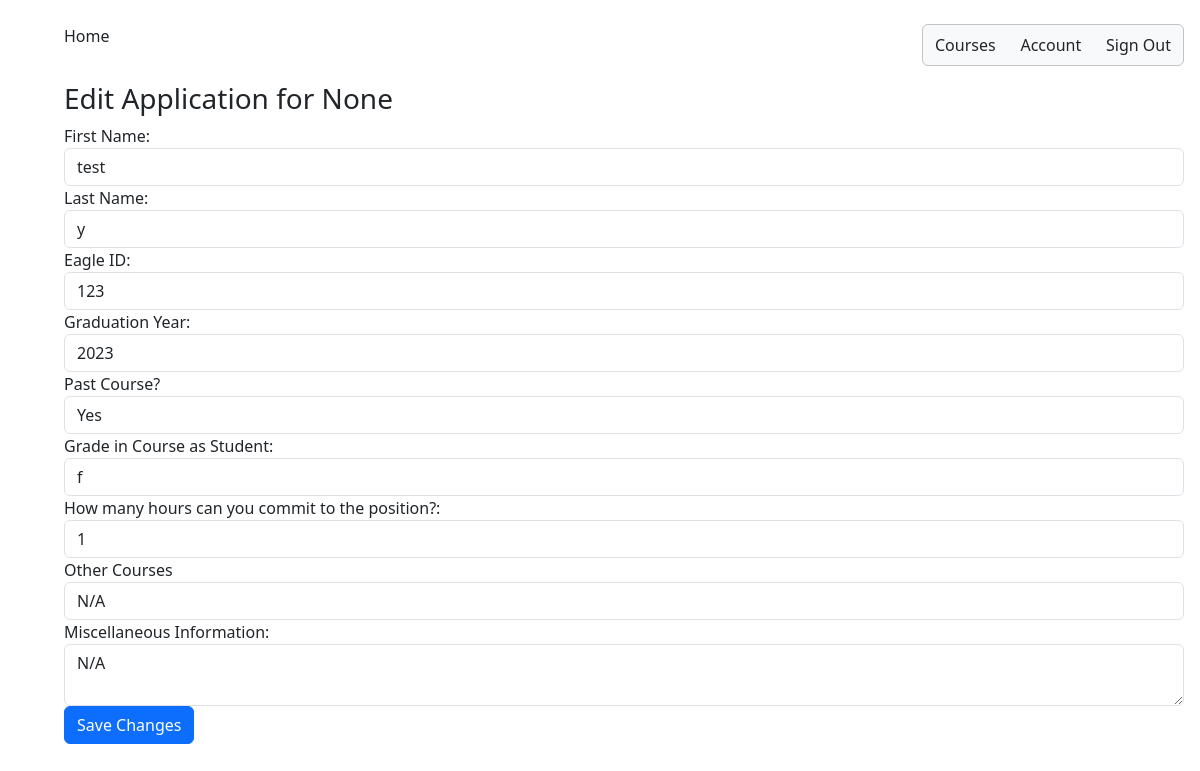
Page /edit_application/1/ on the earlier database version.
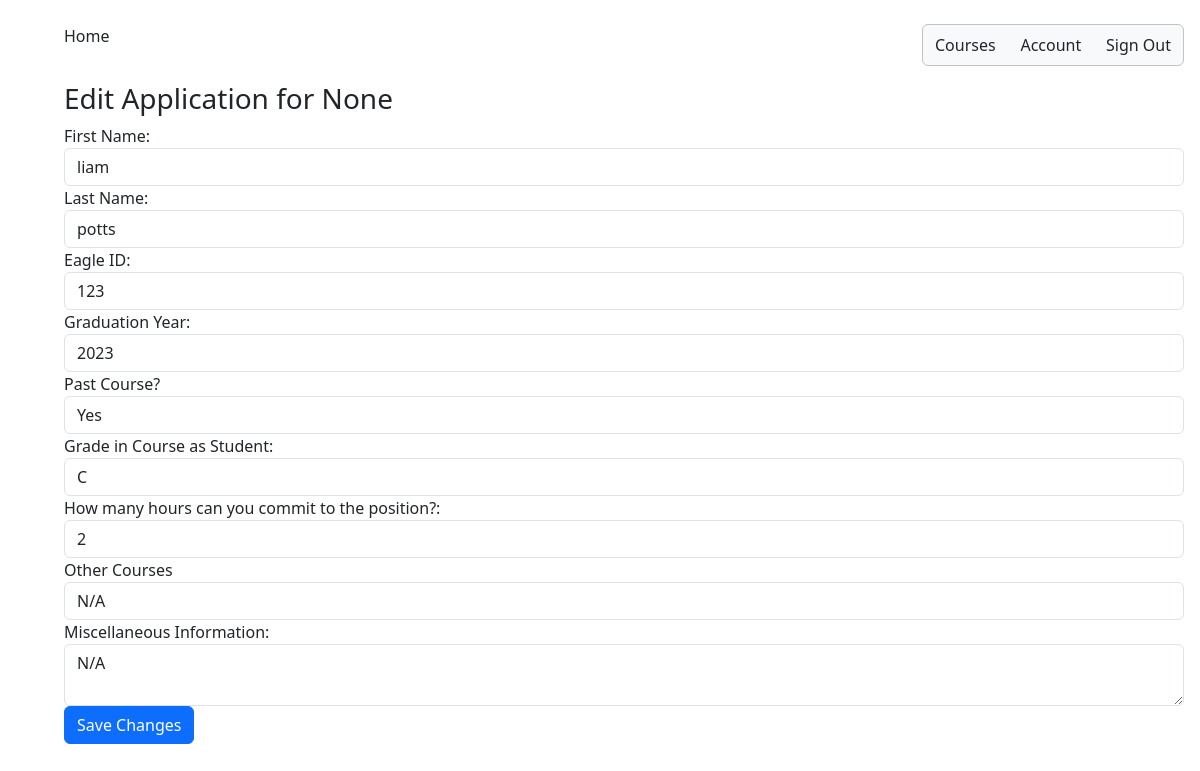
Same page on the later database version.
### application/models.py (models this page shows)
class Application(models.Model):
    course_name = models.CharField(max_length=200, default=None, blank = False, null=False)
    first_name = models.CharField(max_length=255, default=None)
    last_name = models.CharField(max_length=255, default=None)
    eagle_id = models.CharField(max_length=255, default=None)
    GRADES = (
        ('--', '--'),
        ('a', 'A'),
        ('a-', 'A-'),
        ('b+', 'B+'),
        ('b-', 'B-'),
        ('c+', 'C+'),
        ('c', 'C'),
        ('c-', 'C-'),
        ('d+', 'D+'),
        ('d', 'D'),
        ('d-', 'D-'),
        ('f', 'F'),
        ('n/a', 'N/A')
    )
    GRAD = (
        ('--', '--'),
        ('2023','2023'),
        ('2024', '2024'),
        ('2025', '2025'),
        ('2026', '2026')
    )
    grad = models.CharField(max_length=50, choices=GRAD, default='')
    past_course = models.CharField(choices=[('yes', 'Yes'),('no', 'No')], max_length=50, default='')
    grade = models.CharField(max_length=50, choices=GRADES, default='')
    hours = models.DecimalField(max_digits=2, decimal_places=0, validators=[MinValueValidator(0)], default=0)
    other_courses = models.CharField(max_length=800, default=None)
    misc_information = models.CharField(max_length=800, default=None)

### studentSummary/views.py (the view)
# urls.py: path("edit_application/<int:application_id>/", edit_application, name="edit_application")
def edit_application(request, application_id):
    application = get_object_or_404(Application, id=application_id)
    if request.method == "POST":
        application.course_name = request.POST['course_name']
        application.course_number = request.POST['course_number']
        application.first_name = request.POST['first_name']
        application.last_name = request.POST['last_name']
        application.eagle_id = request.POST['eagle_id']
        application.grad = request.POST['grad']
        application.past_course = request.POST['past_course']
        application.grade = request.POST['grade']
        application.hours = request.POST['hours']
        application.other_courses = request.POST['other_courses']
        application.misc_information = request.POST['misc_information']
        application.save()
        return redirect(student_summary_view)
    else:
        form = ApplicationForm(request.POST)
        context = {'application': application,
               'form': form}
        return render(request, "edit_application.html", context)

### templates/edit_application.html (shortened to what this page needs)
{% extends 'appbase.html' %}
{% block content %}
  <h3>Edit Application for {{ application.course_name }}{{ application.course_number }}</h3>
  <form action="{% url 'edit_application' application.id %}" method="POST">
    <div class="form-group">
        <label for="course_name">First Name:</label>
        <input type="text" name="first_name" id="first_name" value="{{ application.first_name }}" class="form-control" required>
        <label for="course_name">Last Name:</label>
        <input type="text" name="last_name" id="last_name" value="{{ application.last_name }}" class="form-control" required>
        <label for="eagle_id">Eagle ID:</label>
        <input type="text" name="eagle_id" id="eagle_id" value="{{ application.eagle_id }}" class="form-control" required>
        <label for="grad">Graduation Year:</label>
        <input type="number" name="grad" id="grad" value="{{ application.grad }}" class="form-control" required>
        <label for="past_course">Past Course? </label>
        <select name="past_course" id="past_course" class="form-control" required>
            <option value="yes" {% if application.past_course == 'yes' %}selected{% endif %}>Yes</option>
        </select>
        <label for="grade">Grade in Course as Student:</label>
        <input type="text" name="grade" id="grade" value="{{ application.grade }}" class="form-control" required>
        <label for="hours">How many hours can you commit to the position?:</label>
        <input type="number" name="hours" id="hours" value="{{ application.hours }}" class="form-control" required>
        <label for="other_courses">Other Courses</label>
        <input type="text" name="other_courses" id="other_courses" value="{{ application.other_courses }}" class="form-control" required>
        <label for="misc_information">Miscellaneous Information:</label>
        <textarea name="misc_information" id="misc_information" class="form-control" required>{{ application.misc_information }}</textarea>
    </div>
    <input type="submit" class="btn btn-primary" value="Save Changes">
  </form>
{% endblock %}

### templates/appbase.html (shortened to what this page needs)
{% load static %}
<html>
  <head>
    <link
      href="https://cdn.jsdelivr.net/npm/bootstrap@5.3.0-alpha1/dist/css/bootstrap.min.css"
      rel="stylesheet"
    />
    <link rel="stylesheet" href="{% static 'appbase.css' %}" />
  </head>
  <body>
    <div class="container-fluid m-4">
      <div class="row m-3">
        <div class="col-sm">
          <div class="label">Home</div>
        </div>
        <div class="col-sm-3">
          <nav class="navbar navbar-light rounded">
            <div class="container-fluid">
              <a class="nav-link" href="#">Courses</a>
              <a class="nav-link" href="#">Account</a>
              <a class="nav-link" href="#">Sign Out</a>
            </div>
          </nav>
        </div>
        </div>
        <div class="row m-3">
          {% block content %} {% endblock %}
        </div>
      </div>
  </body>
</html>

### static/appbase.css (style rules this page uses)
.navbar { background-color: #f8f9fa; }
.rounded { border-radius: 10px; border: 1px solid #c3c3c3; }

Differences in the rows shown:
changed Application "None": first_name "test" → "liam"; last_name "y" → "potts"; grade "f" → "C"; hours "1" → "2"
